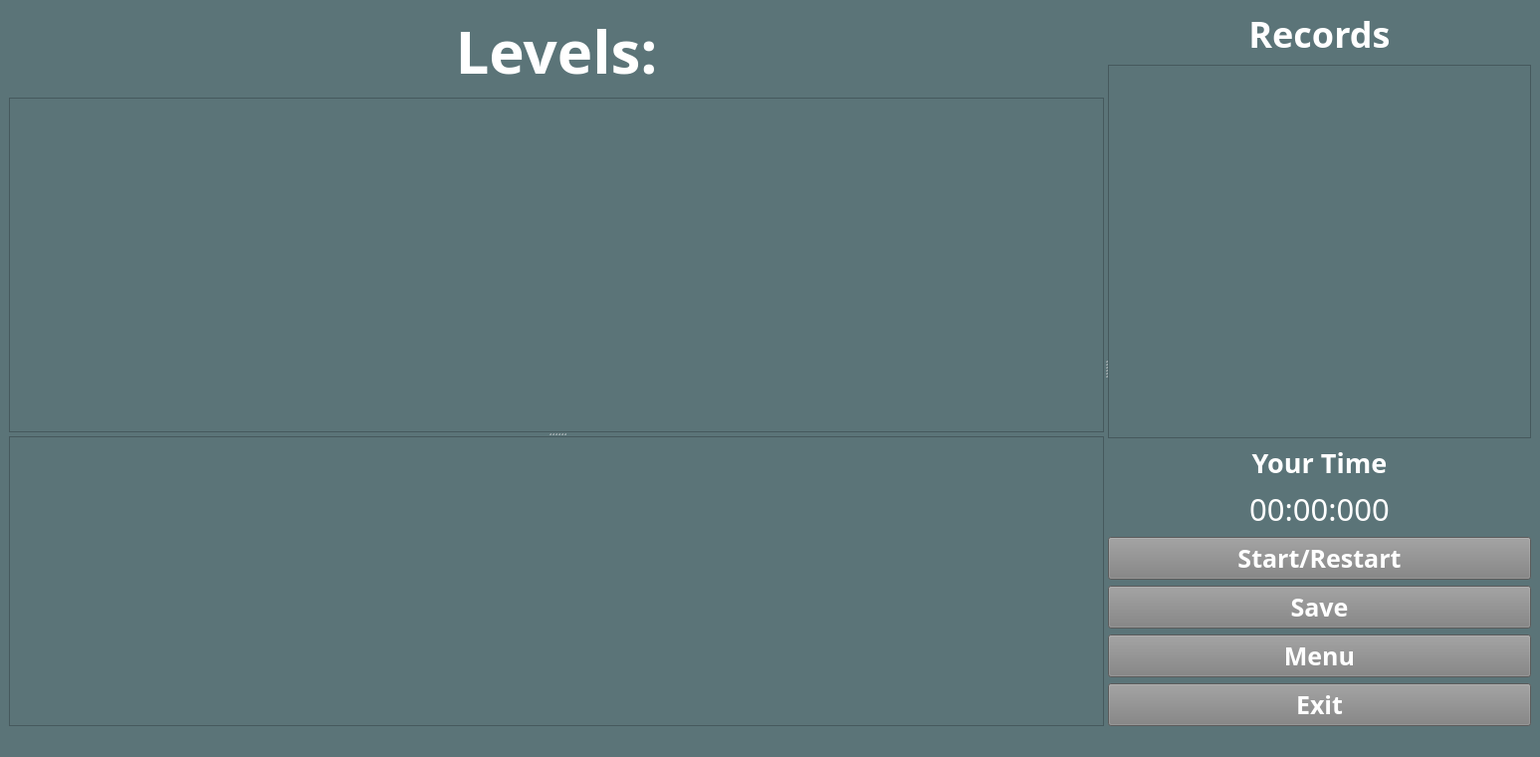
<?xml version="1.0" encoding="UTF-8"?>
<ui version="4.0">
 <class>MainWindow</class>
 <widget class="QMainWindow" name="MainWindow">
  <property name="geometry">
   <rect>
    <x>0</x>
    <y>0</y>
    <width>1547</width>
    <height>760</height>
   </rect>
  </property>
  <property name="palette">
   <palette>
    <active>
     <colorrole role="WindowText">
      <brush brushstyle="SolidPattern">
       <color alpha="255">
        <red>255</red>
        <green>255</green>
        <blue>255</blue>
       </color>
      </brush>
     </colorrole>
     <colorrole role="Button">
      <brush brushstyle="SolidPattern">
       <color alpha="255">
        <red>91</red>
        <green>116</green>
        <blue>120</blue>
       </color>
      </brush>
     </colorrole>
     <colorrole role="Light">
      <brush brushstyle="SolidPattern">
       <color alpha="255">
        <red>158</red>
        <green>183</green>
        <blue>189</blue>
       </color>
      </brush>
     </colorrole>
     <colorrole role="Midlight">
      <brush brushstyle="SolidPattern">
       <color alpha="255">
        <red>131</red>
        <green>152</green>
        <blue>157</blue>
       </color>
      </brush>
     </colorrole>
     <colorrole role="Dark">
      <brush brushstyle="SolidPattern">
       <color alpha="255">
        <red>53</red>
        <green>61</green>
        <blue>63</blue>
       </color>
      </brush>
     </colorrole>
     <colorrole role="Mid">
      <brush brushstyle="SolidPattern">
       <color alpha="255">
        <red>70</red>
        <green>81</green>
        <blue>84</blue>
       </color>
      </brush>
     </colorrole>
     <colorrole role="Text">
      <brush brushstyle="SolidPattern">
       <color alpha="255">
        <red>255</red>
        <green>255</green>
        <blue>255</blue>
       </color>
      </brush>
     </colorrole>
     <colorrole role="BrightText">
      <brush brushstyle="SolidPattern">
       <color alpha="255">
        <red>255</red>
        <green>255</green>
        <blue>255</blue>
       </color>
      </brush>
     </colorrole>
     <colorrole role="ButtonText">
      <brush brushstyle="SolidPattern">
       <color alpha="255">
        <red>255</red>
        <green>255</green>
        <blue>255</blue>
       </color>
      </brush>
     </colorrole>
     <colorrole role="Base">
      <brush brushstyle="SolidPattern">
       <color alpha="255">
        <red>91</red>
        <green>116</green>
        <blue>120</blue>
       </color>
      </brush>
     </colorrole>
     <colorrole role="Window">
      <brush brushstyle="SolidPattern">
       <color alpha="255">
        <red>91</red>
        <green>116</green>
        <blue>120</blue>
       </color>
      </brush>
     </colorrole>
     <colorrole role="Shadow">
      <brush brushstyle="SolidPattern">
       <color alpha="255">
        <red>0</red>
        <green>0</green>
        <blue>0</blue>
       </color>
      </brush>
     </colorrole>
     <colorrole role="AlternateBase">
      <brush brushstyle="SolidPattern">
       <color alpha="255">
        <red>52</red>
        <green>61</green>
        <blue>63</blue>
       </color>
      </brush>
     </colorrole>
     <colorrole role="ToolTipBase">
      <brush brushstyle="SolidPattern">
       <color alpha="255">
        <red>255</red>
        <green>255</green>
        <blue>220</blue>
       </color>
      </brush>
     </colorrole>
     <colorrole role="ToolTipText">
      <brush brushstyle="SolidPattern">
       <color alpha="255">
        <red>0</red>
        <green>0</green>
        <blue>0</blue>
       </color>
      </brush>
     </colorrole>
     <colorrole role="PlaceholderText">
      <brush brushstyle="SolidPattern">
       <color alpha="255">
        <red>255</red>
        <green>255</green>
        <blue>255</blue>
       </color>
      </brush>
     </colorrole>
    </active>
    <inactive>
     <colorrole role="WindowText">
      <brush brushstyle="SolidPattern">
       <color alpha="255">
        <red>255</red>
        <green>255</green>
        <blue>255</blue>
       </color>
      </brush>
     </colorrole>
     <colorrole role="Button">
      <brush brushstyle="SolidPattern">
       <color alpha="255">
        <red>91</red>
        <green>116</green>
        <blue>120</blue>
       </color>
      </brush>
     </colorrole>
     <colorrole role="Light">
      <brush brushstyle="SolidPattern">
       <color alpha="255">
        <red>255</red>
        <green>255</green>
        <blue>255</blue>
       </color>
      </brush>
     </colorrole>
     <colorrole role="Midlight">
      <brush brushstyle="SolidPattern">
       <color alpha="255">
        <red>227</red>
        <green>227</green>
        <blue>227</blue>
       </color>
      </brush>
     </colorrole>
     <colorrole role="Dark">
      <brush brushstyle="SolidPattern">
       <color alpha="255">
        <red>160</red>
        <green>160</green>
        <blue>160</blue>
       </color>
      </brush>
     </colorrole>
     <colorrole role="Mid">
      <brush brushstyle="SolidPattern">
       <color alpha="255">
        <red>160</red>
        <green>160</green>
        <blue>160</blue>
       </color>
      </brush>
     </colorrole>
     <colorrole role="Text">
      <brush brushstyle="SolidPattern">
       <color alpha="255">
        <red>255</red>
        <green>255</green>
        <blue>255</blue>
       </color>
      </brush>
     </colorrole>
     <colorrole role="BrightText">
      <brush brushstyle="SolidPattern">
       <color alpha="255">
        <red>255</red>
        <green>255</green>
        <blue>255</blue>
       </color>
      </brush>
     </colorrole>
     <colorrole role="ButtonText">
      <brush brushstyle="SolidPattern">
       <color alpha="255">
        <red>255</red>
        <green>255</green>
        <blue>255</blue>
       </color>
      </brush>
     </colorrole>
     <colorrole role="Base">
      <brush brushstyle="SolidPattern">
       <color alpha="255">
        <red>91</red>
        <green>116</green>
        <blue>120</blue>
       </color>
      </brush>
     </colorrole>
     <colorrole role="Window">
      <brush brushstyle="SolidPattern">
       <color alpha="255">
        <red>91</red>
        <green>116</green>
        <blue>120</blue>
       </color>
      </brush>
     </colorrole>
     <colorrole role="Shadow">
      <brush brushstyle="SolidPattern">
       <color alpha="255">
        <red>105</red>
        <green>105</green>
        <blue>105</blue>
       </color>
      </brush>
     </colorrole>
     <colorrole role="AlternateBase">
      <brush brushstyle="SolidPattern">
       <color alpha="255">
        <red>245</red>
        <green>245</green>
        <blue>245</blue>
       </color>
      </brush>
     </colorrole>
     <colorrole role="ToolTipBase">
      <brush brushstyle="SolidPattern">
       <color alpha="255">
        <red>255</red>
        <green>255</green>
        <blue>220</blue>
       </color>
      </brush>
     </colorrole>
     <colorrole role="ToolTipText">
      <brush brushstyle="SolidPattern">
       <color alpha="255">
        <red>0</red>
        <green>0</green>
        <blue>0</blue>
       </color>
      </brush>
     </colorrole>
     <colorrole role="PlaceholderText">
      <brush brushstyle="SolidPattern">
       <color alpha="255">
        <red>255</red>
        <green>255</green>
        <blue>255</blue>
       </color>
      </brush>
     </colorrole>
    </inactive>
    <disabled>
     <colorrole role="WindowText">
      <brush brushstyle="SolidPattern">
       <color alpha="255">
        <red>255</red>
        <green>255</green>
        <blue>255</blue>
       </color>
      </brush>
     </colorrole>
     <colorrole role="Button">
      <brush brushstyle="SolidPattern">
       <color alpha="255">
        <red>91</red>
        <green>116</green>
        <blue>120</blue>
       </color>
      </brush>
     </colorrole>
     <colorrole role="Light">
      <brush brushstyle="SolidPattern">
       <color alpha="255">
        <red>158</red>
        <green>183</green>
        <blue>189</blue>
       </color>
      </brush>
     </colorrole>
     <colorrole role="Midlight">
      <brush brushstyle="SolidPattern">
       <color alpha="255">
        <red>131</red>
        <green>152</green>
        <blue>157</blue>
       </color>
      </brush>
     </colorrole>
     <colorrole role="Dark">
      <brush brushstyle="SolidPattern">
       <color alpha="255">
        <red>53</red>
        <green>61</green>
        <blue>63</blue>
       </color>
      </brush>
     </colorrole>
     <colorrole role="Mid">
      <brush brushstyle="SolidPattern">
       <color alpha="255">
        <red>70</red>
        <green>81</green>
        <blue>84</blue>
       </color>
      </brush>
     </colorrole>
     <colorrole role="Text">
      <brush brushstyle="SolidPattern">
       <color alpha="255">
        <red>255</red>
        <green>255</green>
        <blue>255</blue>
       </color>
      </brush>
     </colorrole>
     <colorrole role="BrightText">
      <brush brushstyle="SolidPattern">
       <color alpha="255">
        <red>255</red>
        <green>255</green>
        <blue>255</blue>
       </color>
      </brush>
     </colorrole>
     <colorrole role="ButtonText">
      <brush brushstyle="SolidPattern">
       <color alpha="255">
        <red>255</red>
        <green>255</green>
        <blue>255</blue>
       </color>
      </brush>
     </colorrole>
     <colorrole role="Base">
      <brush brushstyle="SolidPattern">
       <color alpha="255">
        <red>91</red>
        <green>116</green>
        <blue>120</blue>
       </color>
      </brush>
     </colorrole>
     <colorrole role="Window">
      <brush brushstyle="SolidPattern">
       <color alpha="255">
        <red>91</red>
        <green>116</green>
        <blue>120</blue>
       </color>
      </brush>
     </colorrole>
     <colorrole role="Shadow">
      <brush brushstyle="SolidPattern">
       <color alpha="255">
        <red>0</red>
        <green>0</green>
        <blue>0</blue>
       </color>
      </brush>
     </colorrole>
     <colorrole role="AlternateBase">
      <brush brushstyle="SolidPattern">
       <color alpha="255">
        <red>245</red>
        <green>245</green>
        <blue>245</blue>
       </color>
      </brush>
     </colorrole>
     <colorrole role="ToolTipBase">
      <brush brushstyle="SolidPattern">
       <color alpha="255">
        <red>255</red>
        <green>255</green>
        <blue>220</blue>
       </color>
      </brush>
     </colorrole>
     <colorrole role="ToolTipText">
      <brush brushstyle="SolidPattern">
       <color alpha="255">
        <red>0</red>
        <green>0</green>
        <blue>0</blue>
       </color>
      </brush>
     </colorrole>
     <colorrole role="PlaceholderText">
      <brush brushstyle="SolidPattern">
       <color alpha="255">
        <red>255</red>
        <green>255</green>
        <blue>255</blue>
       </color>
      </brush>
     </colorrole>
    </disabled>
   </palette>
  </property>
  <property name="windowTitle">
   <string>Socoban</string>
  </property>
  <property name="styleSheet">
   <string notr="true">background-color: rgb(91, 116, 120);
color: rgb(255, 255, 255);</string>
  </property>
  <widget class="QWidget" name="centralwidget">
   <layout class="QVBoxLayout" name="verticalLayout">
    <item>
     <widget class="QSplitter" name="splitter_2">
      <property name="orientation">
       <enum>Qt::Horizontal</enum>
      </property>
      <widget class="QSplitter" name="splitter">
       <property name="orientation">
        <enum>Qt::Vertical</enum>
       </property>
       <widget class="QWidget" name="verticalLayoutWidget">
        <layout class="QVBoxLayout" name="menuLayout">
         <item>
          <widget class="QLabel" name="label_3">
           <property name="font">
            <font>
             <family>ROG Fonts v1.6</family>
             <pointsize>45</pointsize>
             <bold>true</bold>
            </font>
           </property>
           <property name="styleSheet">
            <string notr="true">background-color: rgb(91, 116, 120);
color: rgb(255, 255, 255);</string>
           </property>
           <property name="text">
            <string>Levels:</string>
           </property>
           <property name="alignment">
            <set>Qt::AlignCenter</set>
           </property>
          </widget>
         </item>
         <item>
          <widget class="QListWidget" name="listWidget">
           <property name="font">
            <font>
             <family>ROG Fonts v1.6</family>
             <pointsize>36</pointsize>
            </font>
           </property>
           <property name="styleSheet">
            <string notr="true">background-image: url(:/assets/Ground/ground_06.png);
color: rgb(255, 255, 255);</string>
           </property>
          </widget>
         </item>
        </layout>
       </widget>
       <widget class="QGraphicsView" name="gameView">
        <property name="minimumSize">
         <size>
          <width>1100</width>
          <height>0</height>
         </size>
        </property>
        <property name="styleSheet">
         <string notr="true">background-image: url(:/assets/Ground/ground_06.png);</string>
        </property>
       </widget>
      </widget>
      <widget class="QWidget" name="layoutWidget">
       <layout class="QVBoxLayout" name="gameInfoLayout">
        <item>
         <widget class="QLabel" name="label">
          <property name="font">
           <font>
            <family>ROG Fonts v1.6</family>
            <pointsize>27</pointsize>
            <bold>true</bold>
           </font>
          </property>
          <property name="styleSheet">
           <string notr="true">background-color: rgb(91, 116, 120);
color: rgb(255, 255, 255);</string>
          </property>
          <property name="text">
           <string>Records</string>
          </property>
          <property name="alignment">
           <set>Qt::AlignCenter</set>
          </property>
         </widget>
        </item>
        <item>
         <widget class="QTableView" name="recordView">
          <property name="minimumSize">
           <size>
            <width>400</width>
            <height>0</height>
           </size>
          </property>
          <property name="palette">
           <palette>
            <active>
             <colorrole role="WindowText">
              <brush brushstyle="SolidPattern">
               <color alpha="255">
                <red>255</red>
                <green>255</green>
                <blue>255</blue>
               </color>
              </brush>
             </colorrole>
             <colorrole role="Button">
              <brush brushstyle="SolidPattern">
               <color alpha="255">
                <red>91</red>
                <green>116</green>
                <blue>120</blue>
               </color>
              </brush>
             </colorrole>
             <colorrole role="Text">
              <brush brushstyle="SolidPattern">
               <color alpha="255">
                <red>255</red>
                <green>255</green>
                <blue>255</blue>
               </color>
              </brush>
             </colorrole>
             <colorrole role="ButtonText">
              <brush brushstyle="SolidPattern">
               <color alpha="255">
                <red>255</red>
                <green>255</green>
                <blue>255</blue>
               </color>
              </brush>
             </colorrole>
             <colorrole role="Base">
              <brush brushstyle="SolidPattern">
               <color alpha="255">
                <red>91</red>
                <green>116</green>
                <blue>120</blue>
               </color>
              </brush>
             </colorrole>
             <colorrole role="Window">
              <brush brushstyle="SolidPattern">
               <color alpha="255">
                <red>91</red>
                <green>116</green>
                <blue>120</blue>
               </color>
              </brush>
             </colorrole>
             <colorrole role="Highlight">
              <brush brushstyle="SolidPattern">
               <color alpha="255">
                <red>58</red>
                <green>70</green>
                <blue>61</blue>
               </color>
              </brush>
             </colorrole>
             <colorrole role="PlaceholderText">
              <brush brushstyle="SolidPattern">
               <color alpha="255">
                <red>255</red>
                <green>255</green>
                <blue>255</blue>
               </color>
              </brush>
             </colorrole>
            </active>
            <inactive>
             <colorrole role="WindowText">
              <brush brushstyle="SolidPattern">
               <color alpha="255">
                <red>255</red>
                <green>255</green>
                <blue>255</blue>
               </color>
              </brush>
             </colorrole>
             <colorrole role="Button">
              <brush brushstyle="SolidPattern">
               <color alpha="255">
                <red>91</red>
                <green>116</green>
                <blue>120</blue>
               </color>
              </brush>
             </colorrole>
             <colorrole role="Text">
              <brush brushstyle="SolidPattern">
               <color alpha="255">
                <red>255</red>
                <green>255</green>
                <blue>255</blue>
               </color>
              </brush>
             </colorrole>
             <colorrole role="ButtonText">
              <brush brushstyle="SolidPattern">
               <color alpha="255">
                <red>255</red>
                <green>255</green>
                <blue>255</blue>
               </color>
              </brush>
             </colorrole>
             <colorrole role="Base">
              <brush brushstyle="SolidPattern">
               <color alpha="255">
                <red>91</red>
                <green>116</green>
                <blue>120</blue>
               </color>
              </brush>
             </colorrole>
             <colorrole role="Window">
              <brush brushstyle="SolidPattern">
               <color alpha="255">
                <red>91</red>
                <green>116</green>
                <blue>120</blue>
               </color>
              </brush>
             </colorrole>
             <colorrole role="Highlight">
              <brush brushstyle="SolidPattern">
               <color alpha="255">
                <red>58</red>
                <green>70</green>
                <blue>61</blue>
               </color>
              </brush>
             </colorrole>
             <colorrole role="PlaceholderText">
              <brush brushstyle="SolidPattern">
               <color alpha="255">
                <red>255</red>
                <green>255</green>
                <blue>255</blue>
               </color>
              </brush>
             </colorrole>
            </inactive>
            <disabled>
             <colorrole role="WindowText">
              <brush brushstyle="SolidPattern">
               <color alpha="255">
                <red>255</red>
                <green>255</green>
                <blue>255</blue>
               </color>
              </brush>
             </colorrole>
             <colorrole role="Button">
              <brush brushstyle="SolidPattern">
               <color alpha="255">
                <red>91</red>
                <green>116</green>
                <blue>120</blue>
               </color>
              </brush>
             </colorrole>
             <colorrole role="Text">
              <brush brushstyle="SolidPattern">
               <color alpha="255">
                <red>255</red>
                <green>255</green>
                <blue>255</blue>
               </color>
              </brush>
             </colorrole>
             <colorrole role="ButtonText">
              <brush brushstyle="SolidPattern">
               <color alpha="255">
                <red>255</red>
                <green>255</green>
                <blue>255</blue>
               </color>
              </brush>
             </colorrole>
             <colorrole role="Base">
              <brush brushstyle="SolidPattern">
               <color alpha="255">
                <red>91</red>
                <green>116</green>
                <blue>120</blue>
               </color>
              </brush>
             </colorrole>
             <colorrole role="Window">
              <brush brushstyle="SolidPattern">
               <color alpha="255">
                <red>91</red>
                <green>116</green>
                <blue>120</blue>
               </color>
              </brush>
             </colorrole>
             <colorrole role="Highlight">
              <brush brushstyle="SolidPattern">
               <color alpha="255">
                <red>58</red>
                <green>70</green>
                <blue>61</blue>
               </color>
              </brush>
             </colorrole>
             <colorrole role="PlaceholderText">
              <brush brushstyle="SolidPattern">
               <color alpha="255">
                <red>255</red>
                <green>255</green>
                <blue>255</blue>
               </color>
              </brush>
             </colorrole>
            </disabled>
           </palette>
          </property>
          <property name="font">
           <font>
            <family>ROG Fonts v1.6</family>
            <pointsize>20</pointsize>
            <italic>false</italic>
            <bold>false</bold>
           </font>
          </property>
          <property name="autoFillBackground">
           <bool>false</bool>
          </property>
          <property name="styleSheet">
           <string notr="true">font: 20pt &quot;ROG Fonts v1.6&quot;;
color: rgb(255, 255, 255);
background-color: rgb(91, 116, 120);
selection-background-color: rgb(58, 70, 61);
gridline-color: rgb(255, 170, 0);</string>
          </property>
          <property name="editTriggers">
           <set>QAbstractItemView::NoEditTriggers</set>
          </property>
          <property name="gridStyle">
           <enum>Qt::DotLine</enum>
          </property>
          <attribute name="horizontalHeaderVisible">
           <bool>true</bool>
          </attribute>
          <attribute name="horizontalHeaderCascadingSectionResizes">
           <bool>false</bool>
          </attribute>
          <attribute name="horizontalHeaderMinimumSectionSize">
           <number>60</number>
          </attribute>
          <attribute name="horizontalHeaderHighlightSections">
           <bool>false</bool>
          </attribute>
          <attribute name="horizontalHeaderShowSortIndicator" stdset="0">
           <bool>false</bool>
          </attribute>
          <attribute name="horizontalHeaderStretchLastSection">
           <bool>false</bool>
          </attribute>
          <attribute name="verticalHeaderVisible">
           <bool>false</bool>
          </attribute>
          <attribute name="verticalHeaderHighlightSections">
           <bool>false</bool>
          </attribute>
         </widget>
        </item>
        <item>
         <widget class="QLabel" name="label_2">
          <property name="font">
           <font>
            <family>ROG Fonts v1.6</family>
            <pointsize>20</pointsize>
            <bold>true</bold>
            <underline>false</underline>
           </font>
          </property>
          <property name="text">
           <string>Your Time</string>
          </property>
          <property name="alignment">
           <set>Qt::AlignCenter</set>
          </property>
         </widget>
        </item>
        <item>
         <widget class="QLabel" name="timeLabel">
          <property name="font">
           <font>
            <family>ROG Fonts v1.6</family>
            <pointsize>23</pointsize>
            <underline>false</underline>
           </font>
          </property>
          <property name="text">
           <string>00:00:000</string>
          </property>
          <property name="alignment">
           <set>Qt::AlignCenter</set>
          </property>
         </widget>
        </item>
        <item>
         <widget class="QPushButton" name="startButton">
          <property name="font">
           <font>
            <family>ROG Fonts v1.6</family>
            <pointsize>19</pointsize>
            <bold>true</bold>
           </font>
          </property>
          <property name="styleSheet">
           <string notr="true">selection-color: rgb(255, 255, 255);
background-color:gray; color:white;</string>
          </property>
          <property name="text">
           <string>Start/Restart</string>
          </property>
         </widget>
        </item>
        <item>
         <widget class="QPushButton" name="saveButton">
          <property name="font">
           <font>
            <family>ROG Fonts v1.6</family>
            <pointsize>19</pointsize>
            <bold>true</bold>
           </font>
          </property>
          <property name="styleSheet">
           <string notr="true">selection-color: rgb(255, 255, 255);
background-color:gray; color:white;</string>
          </property>
          <property name="text">
           <string>Save</string>
          </property>
         </widget>
        </item>
        <item>
         <widget class="QPushButton" name="menuButton">
          <property name="font">
           <font>
            <family>ROG Fonts v1.6</family>
            <pointsize>19</pointsize>
            <bold>true</bold>
           </font>
          </property>
          <property name="styleSheet">
           <string notr="true">selection-color: rgb(255, 255, 255);
background-color:gray; color:white;</string>
          </property>
          <property name="text">
           <string>Menu</string>
          </property>
         </widget>
        </item>
        <item>
         <widget class="QPushButton" name="exitButton">
          <property name="font">
           <font>
            <family>ROG Fonts v1.6</family>
            <pointsize>19</pointsize>
            <italic>false</italic>
            <bold>true</bold>
            <underline>false</underline>
           </font>
          </property>
          <property name="styleSheet">
           <string notr="true">selection-color: rgb(255, 255, 255);
background-color:gray; color:white;</string>
          </property>
          <property name="text">
           <string>Exit</string>
          </property>
         </widget>
        </item>
       </layout>
      </widget>
     </widget>
    </item>
   </layout>
  </widget>
  <widget class="QMenuBar" name="menubar">
   <property name="geometry">
    <rect>
     <x>0</x>
     <y>0</y>
     <width>1547</width>
     <height>21</height>
    </rect>
   </property>
  </widget>
  <widget class="QStatusBar" name="statusbar"/>
 </widget>
 <resources/>
 <connections/>
</ui>
